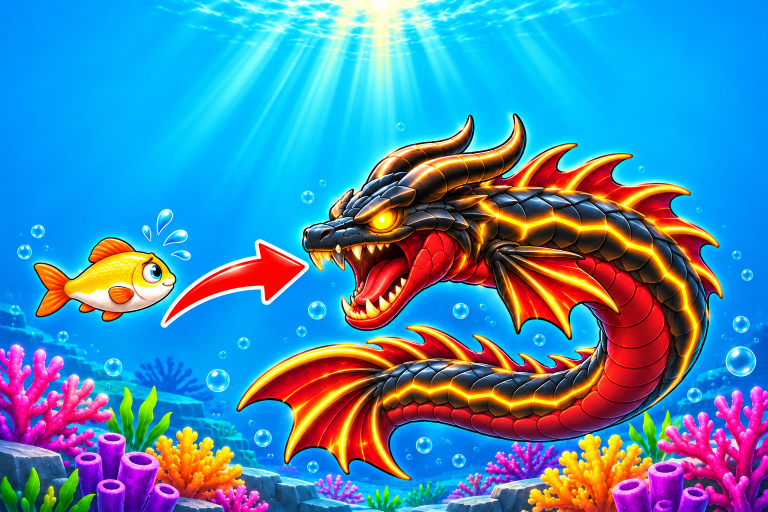
#> input picture MEGA BITE/UI/page_art/thumb_raw.png, 1536 x 1024 px (shown at 1/2 size)
$ python make_thumb.py
#> lines starting #> are read from the running program, lines starting #| are printed output that depends on the picture
from PIL import Image, ImageDraw, ImageFont
im = Image.open('thumb_raw.png').convert('RGB')
#> im is the input picture: PIL image 1536x1024 RGB; mean R, G, B 73.8, 137.3, 176.1
W, H = im.size  # 1536x1024 -> 16:9
#> W = 1536; H = 1024
ch = int(W * 9 / 16)
#> ch = 864
top = 40
im = im.crop((0, top, W, top + ch)).resize((1920, 1080), Image.LANCZOS)
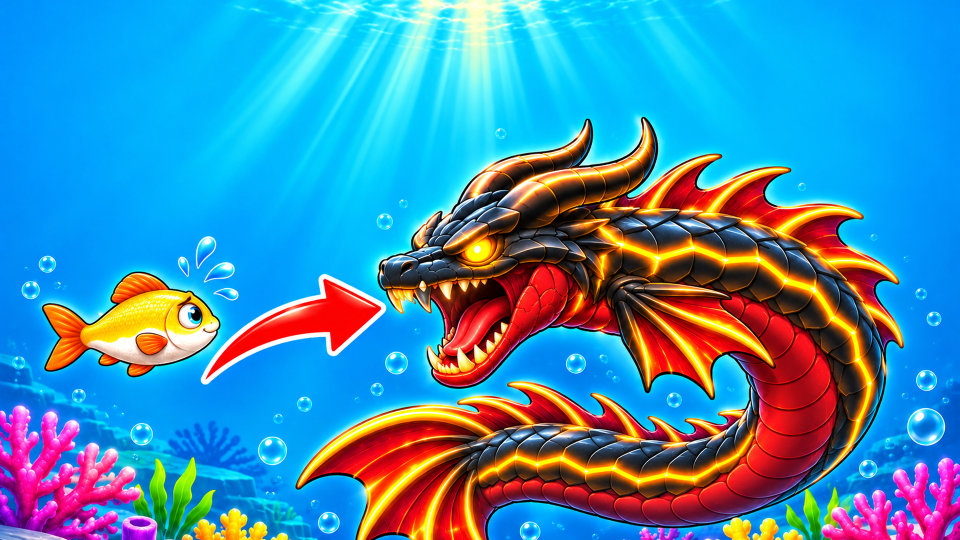
#> im: PIL image 1920x1080 RGB (shown at 1/2 size); mean R, G, B 68.6, 140.1, 177.1
d = ImageDraw.Draw(im)
def label(text, xy, size, fill, anchor):
    f = ImageFont.truetype('C:/Windows/Fonts/impact.ttf', size)
    x, y = xy
    # thick navy outline + a drop shadow (house style: thick ink outline)
    d.text((x + 8, y + 10), text, font=f, fill=(6, 18, 43), anchor=anchor, stroke_width=16, stroke_fill=(6, 18, 43))
    d.text((x, y), text, font=f, fill=fill, anchor=anchor, stroke_width=14, stroke_fill=(10, 24, 60))
label('HOUR 1', (80, 70), 170, (255, 255, 255), 'la')
label('HOUR 100', (1840, 70), 190, (255, 214, 64), 'ra')
im.save('mb_thumb_hour1_hour100.png', optimize=True)
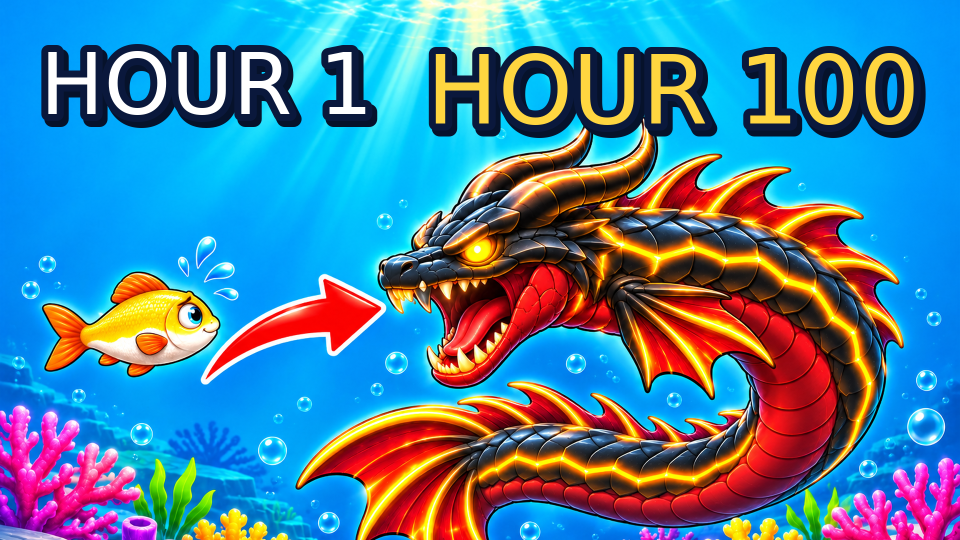
#> saved as mb_thumb_hour1_hour100.png: PIL image 1920x1080 RGB (shown at 1/2 size); mean R, G, B 76, 129, 159.3
im.resize((768, 432), Image.LANCZOS).save('mb_thumb_preview_small.png')
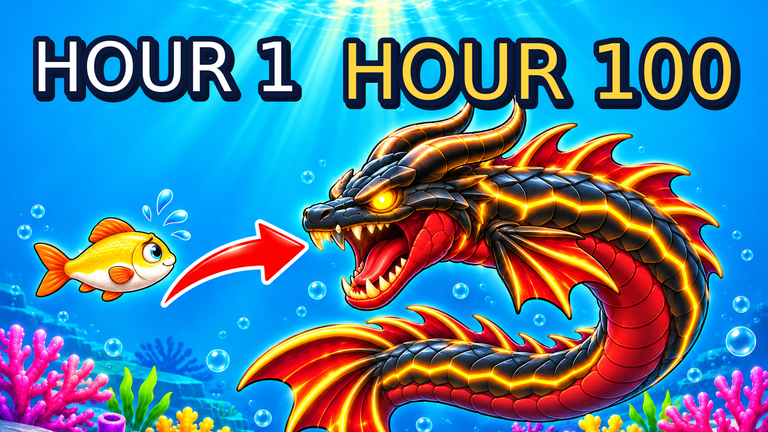
#> saved as mb_thumb_preview_small.png: PIL image 768x432 RGB; mean R, G, B 75.9, 129, 159.3
print(im.size)
#| (1920, 1080)
